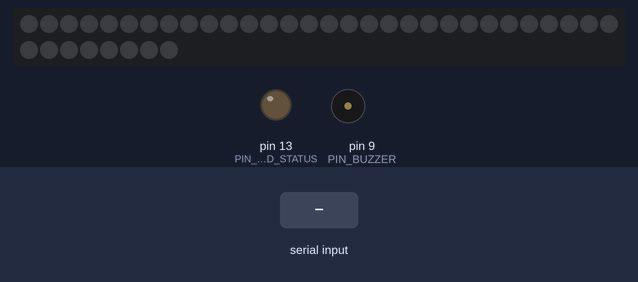
The sketch below on a simulated Arduino Uno, built with avr-gcc and run on an emulated ATmega328P. Parts: 38 RGB LEDs in strip order, left to right, continuing on the next row, output pins drawn as LEDs (lit = HIGH), buzzer (waves = sounding). Inputs (shaded band) come from the test bench. Dim RGB values are drawn brighter than linear; what the sketch prints to the serial monitor is not drawn.

Above: at 2.2 s.
2.3 s: "S\n" received over Serial
At 6.0 s:
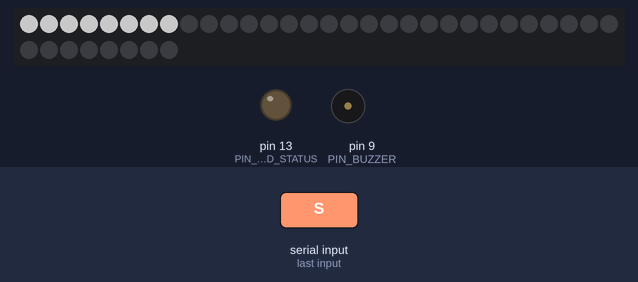
8.3 s: byte 83 ('S') received over Serial
At 10.6 s:
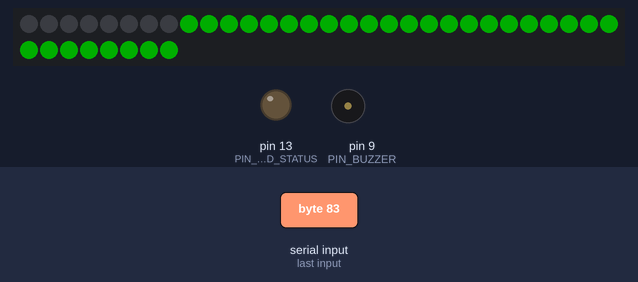
11.3 s: byte 115 ('s') received over Serial
At 15.0 s:
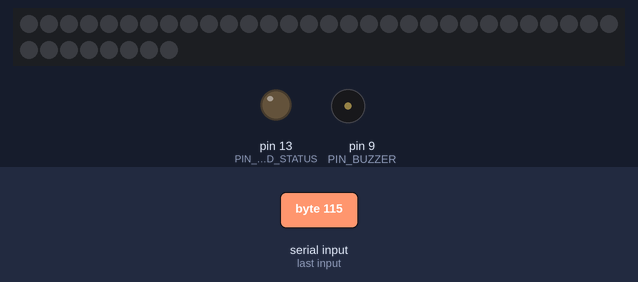
Timing chart, 0 to 16.5 s (numbered marks = the images above; inputs shaded):
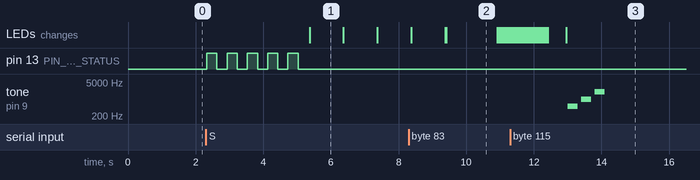

The sketch:

diagnostic.ino
```cpp
/*******************************************************************************
 * DIAGNÓSTICO POLTERGUST G-00
 * Verifica cada componente paso a paso
 *
 * Instrucciones:
 * 1. Sube este código
 * 2. Abre Serial Monitor (115200 baud)
 * 3. Sigue las instrucciones en pantalla
 ******************************************************************************/

#include <FastLED.h>
#include <SoftwareSerial.h>
#include <DFRobotDFPlayerMini.h>

// === CONFIGURACIÓN DE PINES ===
#define PIN_LED_DATA    6
#define NUM_LEDS_TOTAL  38   // 8 anillo + 30 tira
#define PIN_DFPLAYER_RX 11
#define PIN_DFPLAYER_TX 10
#define PIN_BUZZER      9
#define PIN_BTN_POWER   7
#define PIN_BTN_VACUUM  8
#define PIN_BTN_STROBE  12
#define PIN_LED_STATUS  13

// === OBJETOS ===
CRGB leds[NUM_LEDS_TOTAL];
SoftwareSerial dfSerial(PIN_DFPLAYER_RX, PIN_DFPLAYER_TX);
DFRobotDFPlayerMini dfPlayer;

// === VARIABLES ===
int testStep = 0;
bool waitingInput = false;

void setup() {
  Serial.begin(115200);
  delay(1000);

  Serial.println(F(""));
  Serial.println(F("╔══════════════════════════════════════════════╗"));
  Serial.println(F("║   DIAGNÓSTICO POLTERGUST G-00  🦇👻          ║"));
  Serial.println(F("║   Verificación componente por componente     ║"));
  Serial.println(F("╚══════════════════════════════════════════════╝"));
  Serial.println(F(""));

  // Configurar pines
  pinMode(PIN_BUZZER, OUTPUT);
  pinMode(PIN_BTN_POWER, INPUT_PULLUP);
  pinMode(PIN_BTN_VACUUM, INPUT_PULLUP);
  pinMode(PIN_BTN_STROBE, INPUT_PULLUP);
  pinMode(PIN_LED_STATUS, OUTPUT);

  // Inicializar LEDs
  FastLED.addLeds<WS2812B, PIN_LED_DATA, GRB>(leds, NUM_LEDS_TOTAL);
  FastLED.setBrightness(100);

  Serial.println(F("Escribe 'S' + Enter para iniciar diagnóstico..."));
  Serial.println(F(""));
}

void loop() {
  // Esperar comando serial
  if (Serial.available()) {
    char c = Serial.read();
    if (c == 'S' || c == 's' || c == '\n' || c == '\r') {
      if (waitingInput || testStep == 0) {
        testStep++;
        waitingInput = false;
        runTest(testStep);
      }
    }
  }
}

void runTest(int step) {
  switch(step) {
    case 1: testLEDStatus(); break;
    case 2: testAnillo(); break;
    case 3: testTira(); break;
    case 4: testBuzzer(); break;
    case 5: testDFPlayer(); break;
    case 6: testBotonPower(); break;
    case 7: testBotonVacuum(); break;
    case 8: testBotonStrobulb(); break;
    case 9: testComplete(); break;
    default:
      Serial.println(F("Diagnóstico finalizado."));
      testStep = 0;
      break;
  }
}

// ============================================================================
// TEST 1: LED de Estado (D13)
// ============================================================================
void testLEDStatus() {
  Serial.println(F("═══════════════════════════════════════════════"));
  Serial.println(F("TEST 1: LED DE ESTADO (D13)"));
  Serial.println(F("═══════════════════════════════════════════════"));
  Serial.println(F("Conexión: D13 → [220Ω] → LED(+), LED(-) → GND"));
  Serial.println(F(""));
  Serial.println(F("El LED D13 debería parpadear 5 veces..."));

  for (int i = 0; i < 5; i++) {
    digitalWrite(PIN_LED_STATUS, HIGH);
    delay(300);
    digitalWrite(PIN_LED_STATUS, LOW);
    delay(300);
  }

  Serial.println(F(""));
  Serial.println(F("¿Viste el LED parpadear? [S para continuar]"));
  waitingInput = true;
}

// ============================================================================
// TEST 2: Anillo LED (primeros 8 LEDs)
// ============================================================================
void testAnillo() {
  Serial.println(F("═══════════════════════════════════════════════"));
  Serial.println(F("TEST 2: ANILLO LED (8 LEDs) - Strobulb"));
  Serial.println(F("═══════════════════════════════════════════════"));
  Serial.println(F("Conexión: D6 → Anillo DIN, 5V, GND"));
  Serial.println(F(""));
  Serial.println(F("El anillo debería mostrar: BLANCO → ROJO → VERDE → AZUL..."));

  // Blanco (Strobulb)
  for(int i = 0; i < 8; i++) leds[i] = CRGB::White;
  for(int i = 8; i < NUM_LEDS_TOTAL; i++) leds[i] = CRGB::Black;
  FastLED.show();
  delay(1000);

  // Rojo
  for(int i = 0; i < 8; i++) leds[i] = CRGB::Red;
  FastLED.show();
  delay(1000);

  // Verde
  for(int i = 0; i < 8; i++) leds[i] = CRGB::Green;
  FastLED.show();
  delay(1000);

  // Azul
  for(int i = 0; i < 8; i++) leds[i] = CRGB::Blue;
  FastLED.show();
  delay(1000);

  // Apagar
  for(int i = 0; i < 8; i++) leds[i] = CRGB::Black;
  FastLED.show();

  Serial.println(F(""));
  Serial.println(F("¿El ANILLO mostró los 4 colores? [S para continuar]"));
  waitingInput = true;
}

// ============================================================================
// TEST 3: Tira LED (LEDs 9-38)
// ============================================================================
void testTira() {
  Serial.println(F("═══════════════════════════════════════════════"));
  Serial.println(F("TEST 3: TIRA LED (30 LEDs) - Tanque Goo"));
  Serial.println(F("═══════════════════════════════════════════════"));
  Serial.println(F("Conexión: Anillo DOUT → Tira DIN (en cadena)"));
  Serial.println(F(""));
  Serial.println(F("La tira debería mostrar: VERDE → efecto cascada..."));

  // Verde completo
  for(int i = 8; i < NUM_LEDS_TOTAL; i++) leds[i] = CRGB::Green;
  FastLED.show();
  delay(1500);

  // Efecto cascada
  for(int i = 8; i < NUM_LEDS_TOTAL; i++) leds[i] = CRGB::Black;
  FastLED.show();

  for(int i = 8; i < NUM_LEDS_TOTAL; i++) {
    leds[i] = CRGB::Green;
    FastLED.show();
    delay(50);
  }

  delay(500);

  // Apagar
  for(int i = 8; i < NUM_LEDS_TOTAL; i++) leds[i] = CRGB::Black;
  FastLED.show();

  Serial.println(F(""));
  Serial.println(F("¿La TIRA mostró verde con efecto cascada? [S para continuar]"));
  waitingInput = true;
}

// ============================================================================
// TEST 4: Buzzer
// ============================================================================
void testBuzzer() {
  Serial.println(F("═══════════════════════════════════════════════"));
  Serial.println(F("TEST 4: BUZZER (D9)"));
  Serial.println(F("═══════════════════════════════════════════════"));
  Serial.println(F("Conexión: D9 → Buzzer(+), Buzzer(-) → GND"));
  Serial.println(F(""));
  Serial.println(F("Deberías escuchar 3 tonos diferentes..."));

  // Tono grave
  tone(PIN_BUZZER, 500, 300);
  delay(400);

  // Tono medio
  tone(PIN_BUZZER, 1000, 300);
  delay(400);

  // Tono agudo
  tone(PIN_BUZZER, 2000, 300);
  delay(400);

  noTone(PIN_BUZZER);

  Serial.println(F(""));
  Serial.println(F("¿Escuchaste 3 tonos (grave, medio, agudo)? [S para continuar]"));
  waitingInput = true;
}

// ============================================================================
// TEST 5: DFPlayer Mini
// ============================================================================
void testDFPlayer() {
  Serial.println(F("═══════════════════════════════════════════════"));
  Serial.println(F("TEST 5: DFPLAYER MINI"));
  Serial.println(F("═══════════════════════════════════════════════"));
  Serial.println(F("Conexión: D10→[1K]→RX, D11→TX, 5V, GND, SPK1/2→Altavoz"));
  Serial.println(F("Asegura: SD con archivo 0001.mp3"));
  Serial.println(F(""));
  Serial.println(F("Iniciando comunicación..."));

  dfSerial.begin(9600);
  delay(500);

  if (!dfPlayer.begin(dfSerial)) {
    Serial.println(F(""));
    Serial.println(F("❌ ERROR: DFPlayer NO detectado!"));
    Serial.println(F("   Revisa:"));
    Serial.println(F("   - Conexiones (RX con resistor 1K)"));
    Serial.println(F("   - SD insertada correctamente"));
    Serial.println(F("   - Archivo 0001.mp3 en la SD"));
    Serial.println(F(""));
  } else {
    Serial.println(F("✅ DFPlayer detectado!"));
    Serial.println(F("Reproduciendo track 1..."));
    dfPlayer.volume(25);
    dfPlayer.play(1);
    delay(3000);
    dfPlayer.stop();
    Serial.println(F(""));
  }

  Serial.println(F("¿Escuchaste audio? (o viste el error) [S para continuar]"));
  waitingInput = true;
}

// ============================================================================
// TEST 6: Botón Power
// ============================================================================
void testBotonPower() {
  Serial.println(F("═══════════════════════════════════════════════"));
  Serial.println(F("TEST 6: BOTÓN POWER (D7)"));
  Serial.println(F("═══════════════════════════════════════════════"));
  Serial.println(F("Conexión: D7 → Botón → GND"));
  Serial.println(F(""));
  Serial.println(F("Presiona el botón POWER 3 veces..."));

  int presses = 0;
  unsigned long timeout = millis() + 10000;  // 10 segundos
  bool lastState = HIGH;

  while(presses < 3 && millis() < timeout) {
    bool state = digitalRead(PIN_BTN_POWER);
    if (state == LOW && lastState == HIGH) {
      presses++;
      Serial.print(F("   ✅ Press "));
      Serial.println(presses);
      delay(200);
    }
    lastState = state;
  }

  if (presses >= 3) {
    Serial.println(F("✅ Botón POWER funciona!"));
  } else {
    Serial.println(F("❌ Timeout - botón no detectado"));
  }

  Serial.println(F(""));
  Serial.println(F("[S para continuar]"));
  waitingInput = true;
}

// ============================================================================
// TEST 7: Botón Vacuum
// ============================================================================
void testBotonVacuum() {
  Serial.println(F("═══════════════════════════════════════════════"));
  Serial.println(F("TEST 7: BOTÓN VACUUM (D8)"));
  Serial.println(F("═══════════════════════════════════════════════"));
  Serial.println(F("Conexión: D8 → Botón → GND"));
  Serial.println(F(""));
  Serial.println(F("Presiona el botón VACUUM 3 veces..."));

  int presses = 0;
  unsigned long timeout = millis() + 10000;
  bool lastState = HIGH;

  while(presses < 3 && millis() < timeout) {
    bool state = digitalRead(PIN_BTN_VACUUM);
    if (state == LOW && lastState == HIGH) {
      presses++;
      Serial.print(F("   ✅ Press "));
      Serial.println(presses);
      delay(200);
    }
    lastState = state;
  }

  if (presses >= 3) {
    Serial.println(F("✅ Botón VACUUM funciona!"));
  } else {
    Serial.println(F("❌ Timeout - botón no detectado"));
  }

  Serial.println(F(""));
  Serial.println(F("[S para continuar]"));
  waitingInput = true;
}

// ============================================================================
// TEST 8: Botón Strobulb
// ============================================================================
void testBotonStrobulb() {
  Serial.println(F("═══════════════════════════════════════════════"));
  Serial.println(F("TEST 8: BOTÓN STROBULB (D12)"));
  Serial.println(F("═══════════════════════════════════════════════"));
  Serial.println(F("Conexión: D12 → Botón → GND"));
  Serial.println(F(""));
  Serial.println(F("Presiona el botón STROBULB 3 veces..."));

  int presses = 0;
  unsigned long timeout = millis() + 10000;
  bool lastState = HIGH;

  while(presses < 3 && millis() < timeout) {
    bool state = digitalRead(PIN_BTN_STROBE);
    if (state == LOW && lastState == HIGH) {
      presses++;
      Serial.print(F("   ✅ Press "));
      Serial.println(presses);
      delay(200);
    }
    lastState = state;
  }

  if (presses >= 3) {
    Serial.println(F("✅ Botón STROBULB funciona!"));
  } else {
    Serial.println(F("❌ Timeout - botón no detectado"));
  }

  Serial.println(F(""));
  Serial.println(F("[S para continuar]"));
  waitingInput = true;
}

// ============================================================================
// TEST COMPLETO
// ============================================================================
void testComplete() {
  Serial.println(F(""));
  Serial.println(F("╔══════════════════════════════════════════════╗"));
  Serial.println(F("║   DIAGNÓSTICO COMPLETADO  🦇✨               ║"));
  Serial.println(F("╚══════════════════════════════════════════════╝"));
  Serial.println(F(""));
  Serial.println(F("Si todos los tests pasaron, estás listo para"));
  Serial.println(F("cargar Poltergust.ino y cazar fantasmas! 👻"));
  Serial.println(F(""));
  Serial.println(F("Si algún test falló, revisa las conexiones de"));
  Serial.println(F("ese componente específico."));
  Serial.println(F(""));

  testStep = 0;
}
```

Measured:
- after the input at 2.3 s, pin 13 (PIN_LED_STATUS): alternates HIGH for 0.30 s and LOW for 0.30 s, 10 changes in all, then stays LOW, starting at once; the LEDs: change after 3.1 s (image 1)
- after the input at 11.3 s, tone on pin 9 (PIN_BUZZER): plays 500 Hz for 0.30 s, 1000 Hz for 0.30 s, 2000 Hz for 0.30 s, starting after 1.7 s
- what the display in image 1 shows lasts 1.0 s, from 5.4 s to 6.4 s
- what the display in image 2 shows lasts 1.5 s, from 9.4 s to 10.9 s
